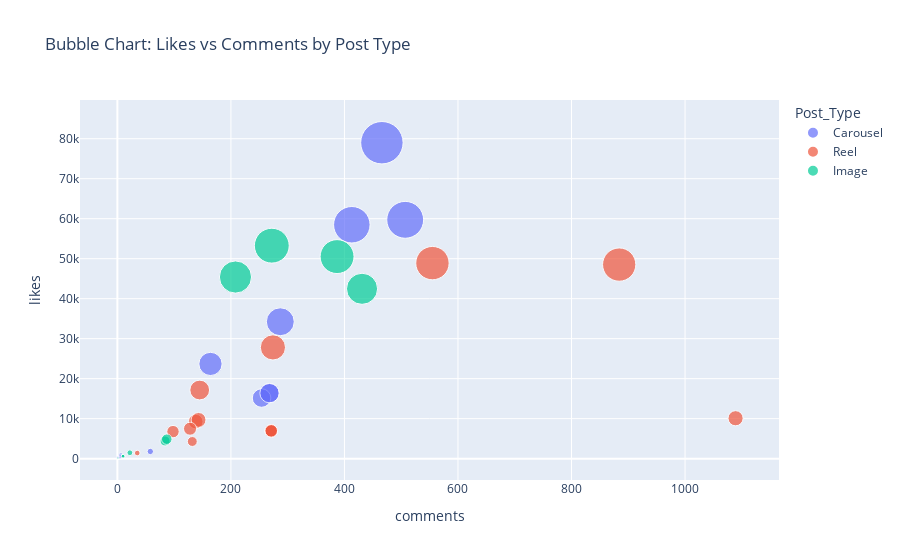

The code cell stored with this chart in its notebook:
### Markdown cell above
## Bubble Chart: Likes vs Comments by Post Type

### Code cell
import plotly.express as px

fig = px.scatter(df, x='comments', y='likes', size='likes', color='Post_Type',
                 hover_data=['Post_id'],
                 title='Bubble Chart: Likes vs Comments by Post Type',
                 size_max=30)
fig.show()

### Figure 1 — Plotly figure (JSON) as saved in the notebook; plotly's stock layout.template omitted (floating-point values rounded to 4 significant figures)
{"data": [{"customdata": [[101], [112], [113], [114], [115], [116], [118], [120], [124], [125], [130], [131], [133], [134], [101]], "hovertemplate": "Post_Type=Carousel<br>comments=%{x}<br>likes=%{marker.size}<br>Post_id=%{customdata[0]}<extra></extra>", "legendgroup": "Carousel", "marker": {"color": "#636efa", "size": [16382, 907, 1792, 336, 668, 492, 252, 292, 23687, 79000, 34232, 59716, 58485, 15159, 16382], "sizemode": "area", "sizeref": 87.78, "symbol": "circle"}, "mode": "markers", "name": "Carousel", "orientation": "v", "showlegend": true, "type": "scatter", "x": [268, 6, 58, 1, 5, 6, 4, 1, 164, 466, 287, 507, 413, 254, 268], "xaxis": "x", "y": [16382, 907, 1792, 336, 668, 492, 252, 292, 23687, 79000, 34232, 59716, 58485, 15159, 16382], "yaxis": "y"}, {"customdata": [[102], [103], [104], [105], [106], [104], [107], [108], [109], [104], [110], [123], [126], [135]], "hovertemplate": "Post_Type=Reel<br>comments=%{x}<br>likes=%{marker.size}<br>Post_id=%{customdata[0]}<extra></extra>", "legendgroup": "Reel", "marker": {"color": "#EF553B", "size": [9267, 10100, 6943, 17158, 9683, 6943, 4287, 7484, 48528, 6943, 6754, 48889, 27814, 1399], "sizemode": "area", "sizeref": 87.78, "symbol": "circle"}, "mode": "markers", "name": "Reel", "orientation": "v", "showlegend": true, "type": "scatter", "x": [138, 1089, 271, 145, 143, 271, 132, 128, 884, 271, 98, 555, 274, 35], "xaxis": "x", "y": [9267, 10100, 6943, 17158, 9683, 6943, 4287, 7484, 48528, 6943, 6754, 48889, 27814, 1399], "yaxis": "y"}, {"customdata": [[111], [111], [117], [119], [121], [121], [122], [127], [128], [132], [136]], "hovertemplate": "Post_Type=Image<br>comments=%{x}<br>likes=%{marker.size}<br>Post_id=%{customdata[0]}<extra></extra>", "legendgroup": "Image", "marker": {"color": "#00cc96", "size": [160, 160, 1473, 4421, 616, 616, 50523, 45416, 42470, 53254, 4866], "sizemode": "area", "sizeref": 87.78, "symbol": "circle"}, "mode": "markers", "name": "Image", "orientation": "v", "showlegend": true, "type": "scatter", "x": [1, 1, 22, 84, 10, 10, 387, 208, 431, 272, 87], "xaxis": "x", "y": [160, 160, 1473, 4421, 616, 616, 50523, 45416, 42470, 53254, 4866], "yaxis": "y"}], "layout": {"legend": {"itemsizing": "constant", "title": {"text": "Post_Type"}, "tracegroupgap": 0}, "title": {"text": "Bubble Chart: Likes vs Comments by Post Type"}, "xaxis": {"anchor": "y", "domain": [0, 1], "title": {"text": "comments"}}, "yaxis": {"anchor": "x", "domain": [0, 1], "title": {"text": "likes"}}}}
